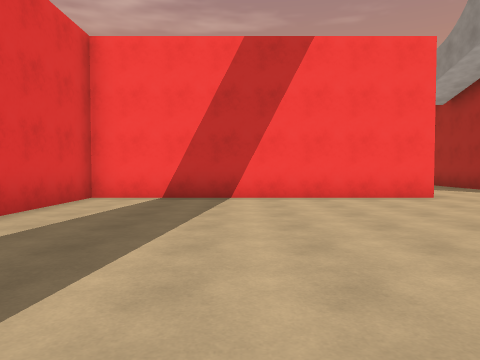
view 1 (above)

16 first-person views from a walk through a scene from a Unity 3-D project. The camera is 1.3 m above the floor, tilts 2° down and sees 70° across. The floor is counted in squares, 2 m on a side. Each view is taken from the middle of a square. On the plan, view 1 faces up. The plan holds only what a view shows up to about 10 squares ahead; the rest is blank. The place goes on beyond the plan.

view 2
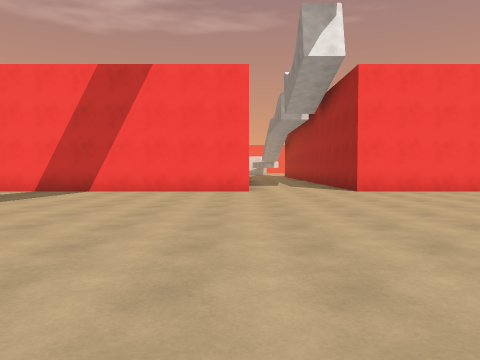

view 3
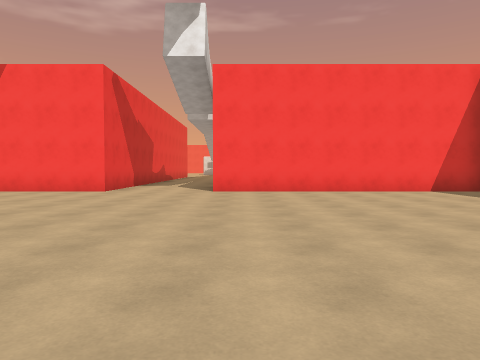

view 4
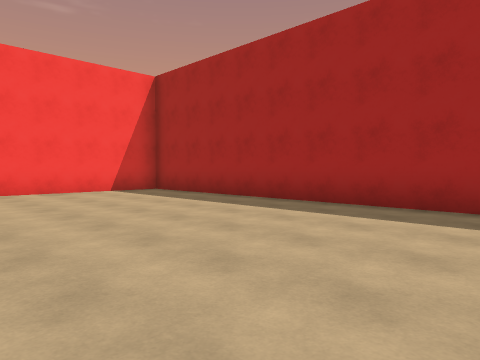

view 5
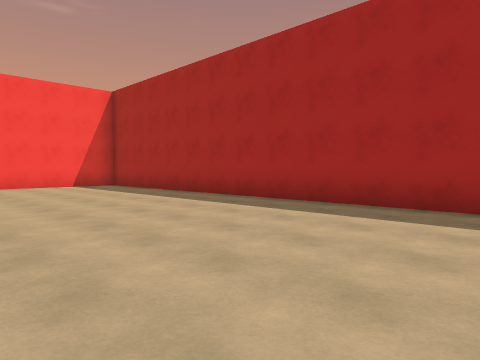

view 6
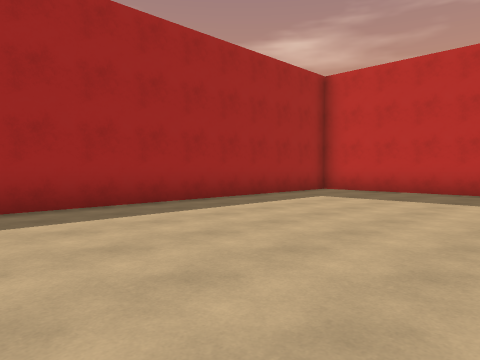

view 7
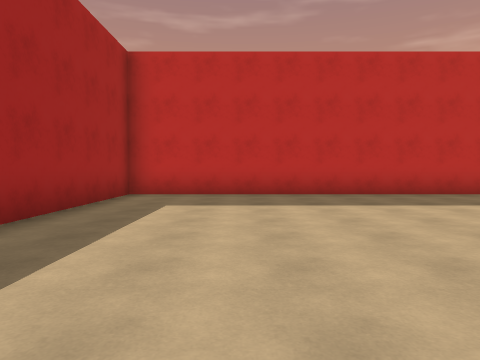

view 8
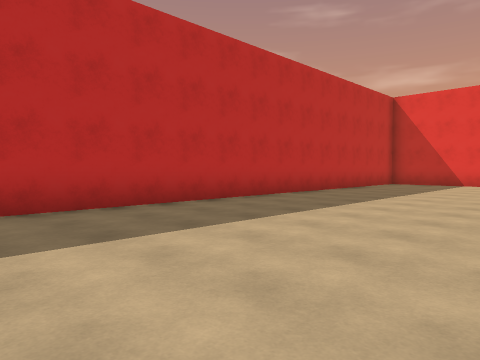

view 9
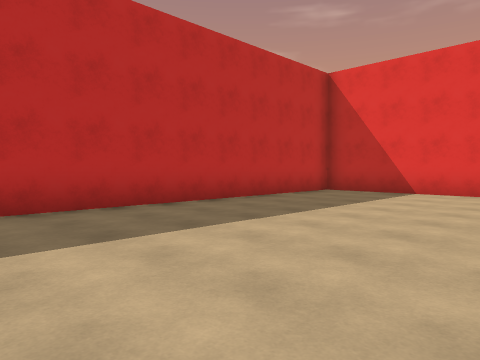

view 10
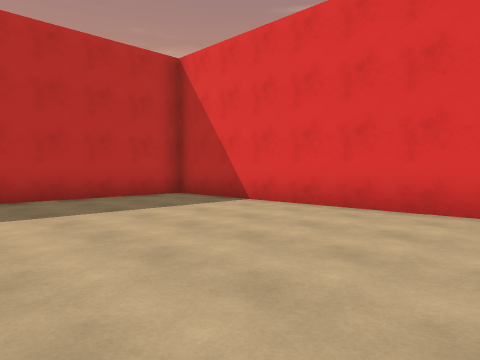

view 11
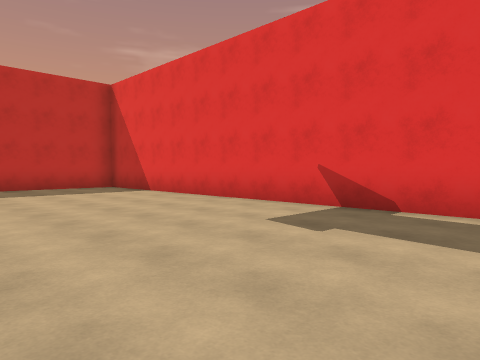

view 12
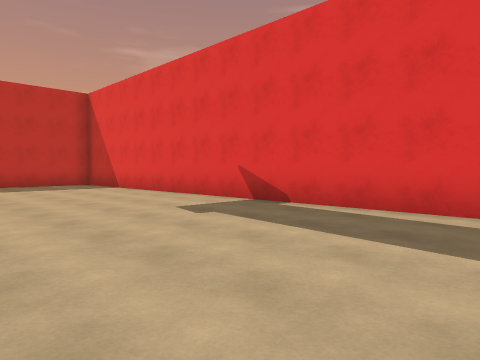

view 13
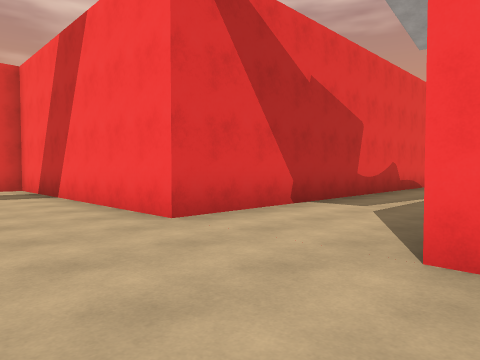

view 14
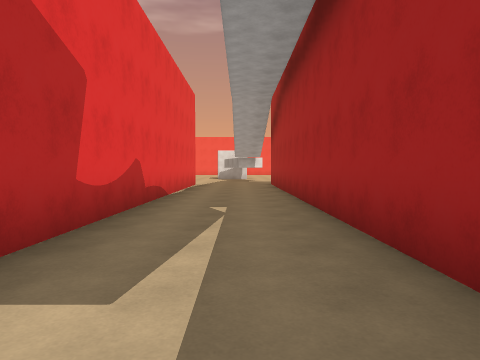

view 15
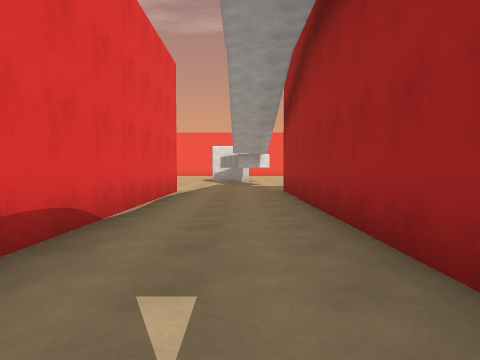

view 16
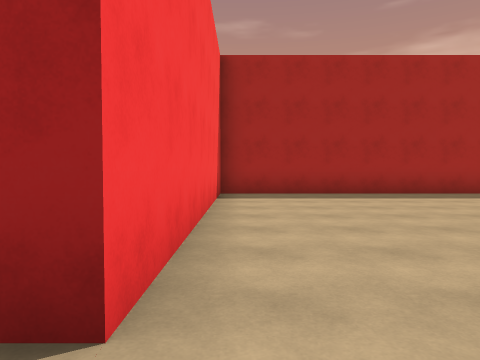

### Floor plan
Key: @ floor where view 1 was taken; # wall or solid block; . floor; ^ raised ledge.
Columns run from 4 left of view 1 to 15 right of it. Each row starts with its distance up from view 1.
 23         #...#
 22         #...#
 21         #...^
 20         #...^
 19         #...^
 18         #...^
 17         #...^
 16         #...^
 15         #...^
 14         #...^
 13         #...^
 12         #...^
 11         #...^
 10         #...
  9         #...
  8  ^^^^^^^#...^^^^^^^#
  7 #..................#
  6 #..................#
  5 #..................#
  4  ..................#
  3   .................#
  2 #..................#
  1 #..................#
  0 #...@..............#
 -1 #......... ........#
 -2 #...... .   .......#
 -3 #......      ......#
 -4 #......      ......#
 -5 #.......... .......#
 -6 #..................#
 -7 #..................#
 -8 #..................#
 -9 #..................#
-10 #..................#
-11 ####################

Positions as (right, up) in squares from view 1, and headings:
1: (0, 0), facing up
2: (4, -2), facing up
3: (8, -2), facing up
4: (9, -2), facing up-right
5: (9, -5), facing up-right
6: (9, -1), facing down-right
7: (12, -2), facing down
8: (11, -5), facing down-left
9: (6, -5), facing down-left
10: (2, -3), facing down-left
11: (2, 1), facing down-left
12: (2, 3), facing down-left
13: (8, 5), facing up-left
14: (6, 9), facing up
15: (6, 13), facing up
16: (6, 7), facing right
